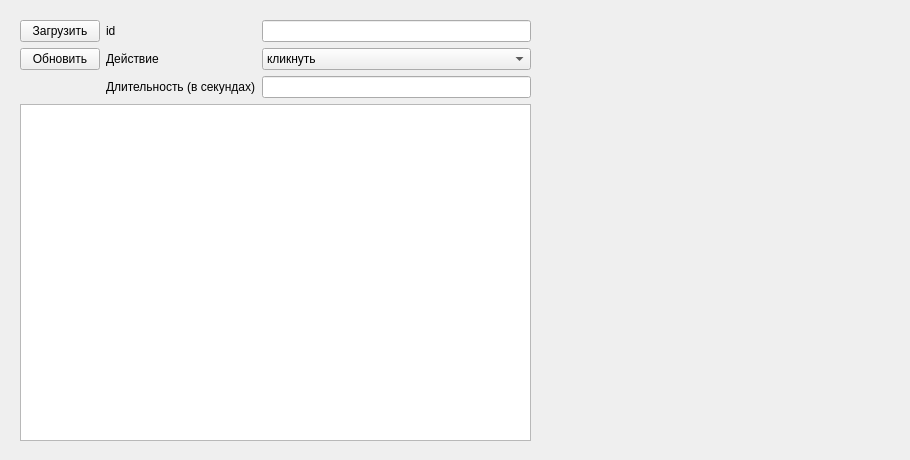
<?xml version="1.0" encoding="UTF-8"?>
<ui version="4.0">
 <class>Form</class>
 <widget class="QWidget" name="Form">
  <property name="geometry">
   <rect>
    <x>0</x>
    <y>0</y>
    <width>910</width>
    <height>460</height>
   </rect>
  </property>
  <property name="windowTitle">
   <string>Form</string>
  </property>
  <widget class="QWidget" name="gridLayoutWidget">
   <property name="geometry">
    <rect>
     <x>20</x>
     <y>20</y>
     <width>511</width>
     <height>421</height>
    </rect>
   </property>
   <layout class="QGridLayout" name="gridLayout">
    <item row="1" column="0">
     <widget class="QPushButton" name="updateb">
      <property name="text">
       <string>Обновить</string>
      </property>
     </widget>
    </item>
    <item row="0" column="1">
     <widget class="QLabel" name="label">
      <property name="text">
       <string>id</string>
      </property>
     </widget>
    </item>
    <item row="0" column="0">
     <widget class="QPushButton" name="loadb">
      <property name="text">
       <string>Загрузить</string>
      </property>
     </widget>
    </item>
    <item row="3" column="0" colspan="3">
     <widget class="QTableWidget" name="database"/>
    </item>
    <item row="1" column="1">
     <widget class="QLabel" name="action_label">
      <property name="text">
       <string>Действие</string>
      </property>
     </widget>
    </item>
    <item row="0" column="2">
     <widget class="QLineEdit" name="id"/>
    </item>
    <item row="2" column="2">
     <widget class="QLineEdit" name="duration"/>
    </item>
    <item row="1" column="2">
     <widget class="QComboBox" name="action">
      <item>
       <property name="text">
        <string>кликнуть</string>
       </property>
      </item>
      <item>
       <property name="text">
        <string>удерживать</string>
       </property>
      </item>
     </widget>
    </item>
    <item row="2" column="1">
     <widget class="QLabel" name="dur_label">
      <property name="text">
       <string>Длительность (в секундах)</string>
      </property>
     </widget>
    </item>
   </layout>
  </widget>
 </widget>
 <resources/>
 <connections/>
</ui>
